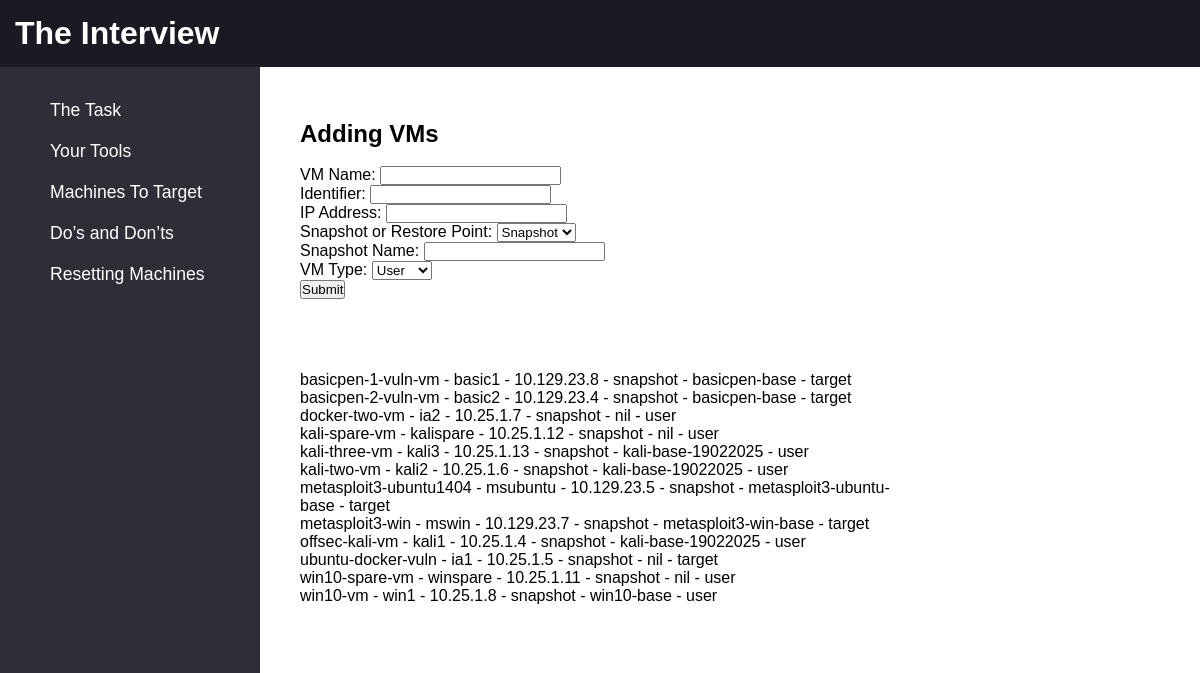
The app's page /addvm, older data.
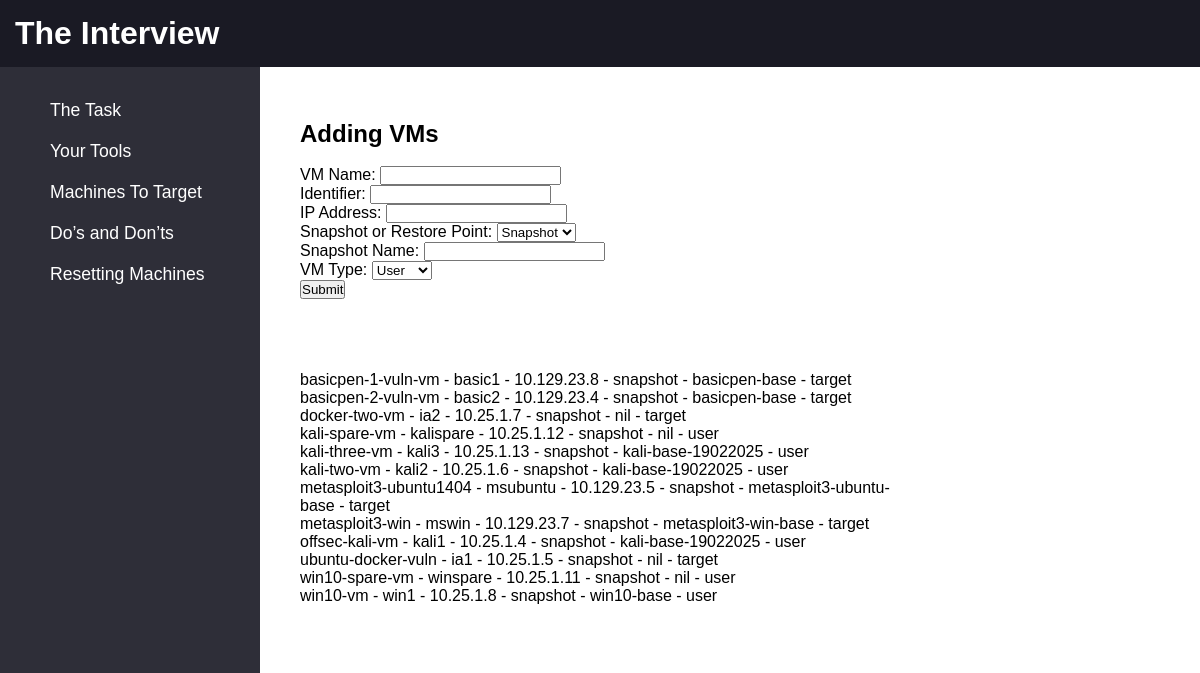
The same page, newer data.
### app.py (models this page shows, shortened)
class Vm(db.Model):
    name = db.Column(db.String(200), primary_key=True)
    identifier = db.Column(db.String(100), nullable=False)
    ip_address = db.Column(db.String(20), nullable=False)
    restore_from = db.Column(db.String(50), nullable=False)
    source_name = db.Column(db.String(200), nullable=False)
    vm_type = db.Column(db.String(20), nullable=False)

### app.py (the view)
@app.route('/addvm', methods=['GET', 'POST'])
def add_vm_page():
    vm_list = db.session.execute(db.select(Vm).order_by(Vm.name)).scalars()
    return render_template("addvm.html", vm_list=vm_list)

### templates/addvm.html (shortened to what this page needs)
<!DOCTYPE html>
<html lang="en">
<head>
    <link rel="stylesheet" href="..\static\style.css">
</head>
<body>
    <header>
        <h1>The Interview</h1>
    </header>
    <div class="container">
        <aside class="sidebar">
            <ul>
                <li><a href="/#task">The Task</a></li>
                <li><a href="/#tools">Your Tools</a></li>
                <li><a href="/#target">Machines To Target</a></li>
                <li><a href="/#dosdonts">Do’s and Don’ts</a></li>
                <li><a href="/#reset">Resetting Machines</a></li>
            </ul>
        </aside>
        <main class="content">
            <h2>Adding VMs</h2>
            <br>
            <form action="/addvm/add" method="POST">
                <label for="vm_name" class="form-label">VM Name:</label>
                <input type="text" id="vm_name" name="vm_name" class="form-control" required>
                <br>
                <label for="identifier" class="form-label">Identifier:</label>
                <input type="text" id="identifier" name="identifier" class="form-control" required>
                <br>
                <label for="ip_address" class="form-label">IP Address:</label>
                <input type="text" id="ip_address" name="ip_address" class="form-control" required>
                <br>
                <label for="restore_from" class="form-label">Snapshot or Restore Point:</label>
                <select name="restore_from" id="restore_from">
                    <option value="snapshot">Snapshot</option>
                </select>
                <br>
                <label for="source_name" class="source_name">Snapshot Name:</label>
                <input type="text" id="source_name" name="source_name" class="form-control" required>
                <br>
                <label for="vm_type" class="form-label">VM Type:</label>
                <select name="vm_type" id="vm_type">
                    <option value="user">User</option>
                </select>
                <br>
                <button type="submit">Submit</button>
            </form>
            <br>
            <br>
            <br>
            <br>
            {% for vm in vm_list %}
                {{ vm.name }} - {{ vm.identifier }} - {{ vm.ip_address }} - {{ vm.restore_from }} - {{ vm.source_name }} - {{ vm.vm_type }} <br>
            {% endfor %}
        </main>
    </div>
</body>
</html>

Row changes from the older to the newer data that the page shows:
changed Vm "docker-two-vm": vm_type "user" → "target"
